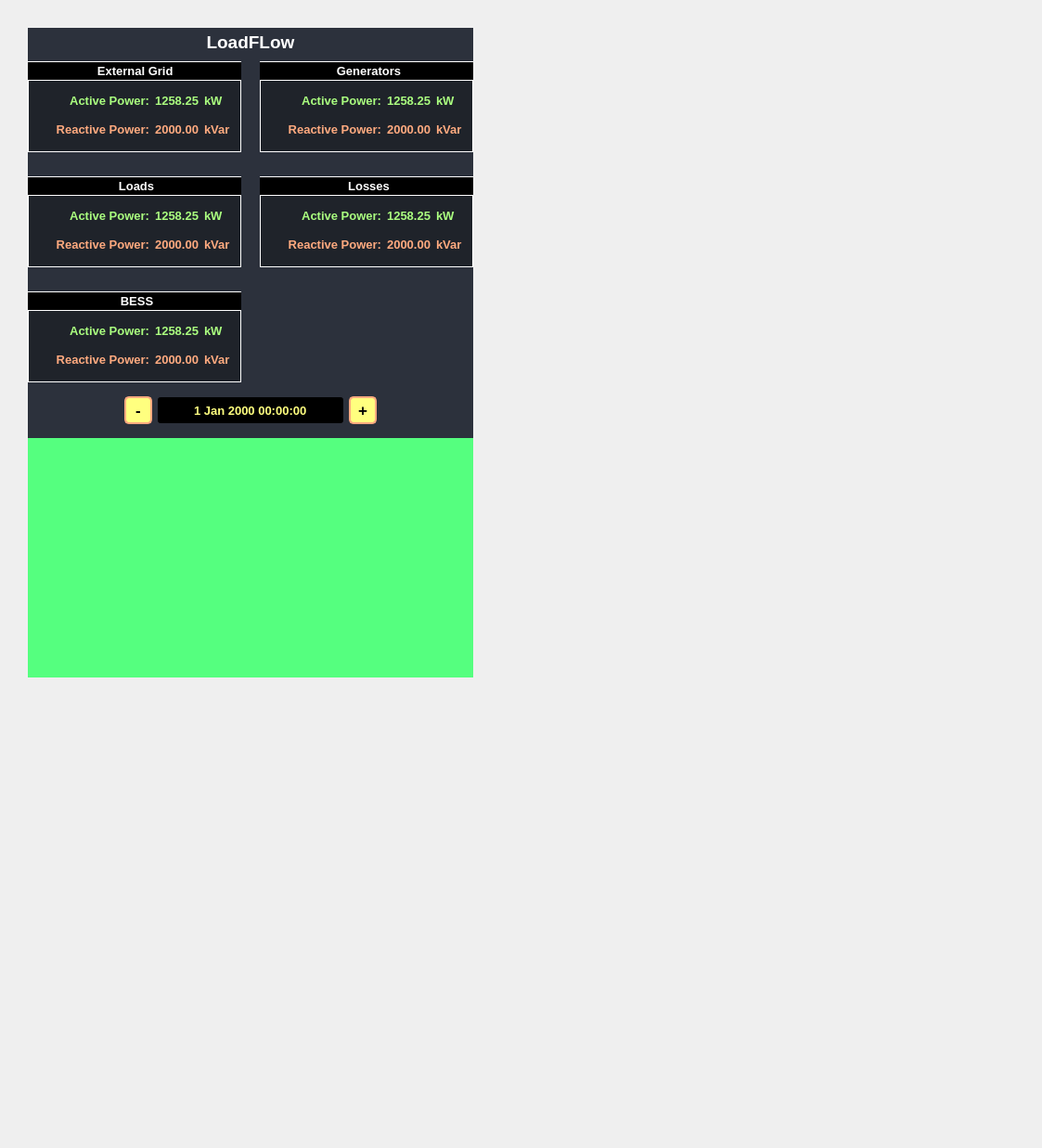
<?xml version="1.0" encoding="UTF-8"?>
<ui version="4.0">
 <class>lfres_mainWGT</class>
 <widget class="QWidget" name="lfres_mainWGT">
  <property name="geometry">
   <rect>
    <x>0</x>
    <y>0</y>
    <width>1123</width>
    <height>1237</height>
   </rect>
  </property>
  <property name="font">
   <font>
    <pointsize>11</pointsize>
    <weight>75</weight>
    <bold>true</bold>
   </font>
  </property>
  <property name="windowTitle">
   <string>Form</string>
  </property>
  <property name="styleSheet">
   <string notr="true"/>
  </property>
  <widget class="QWidget" name="lfres_WGT" native="true">
   <property name="geometry">
    <rect>
     <x>30</x>
     <y>30</y>
     <width>480</width>
     <height>700</height>
    </rect>
   </property>
   <property name="minimumSize">
    <size>
     <width>480</width>
     <height>700</height>
    </size>
   </property>
   <property name="maximumSize">
    <size>
     <width>600</width>
     <height>16777215</height>
    </size>
   </property>
   <property name="styleSheet">
    <string notr="true">#lfres_WGT{
	background-color: #2c313c;
}

#title_LBL{
	color: rgb(255, 255, 255);
}

#overall_GB, #loads_GB{
	background-color: #1f232a;
	color: rgb(255, 255, 255);
}

#extgrid_GB, #loads_GB, #loss_GB, #gen_GB, #bess_GB{	
	color: rgb(255, 255, 255);
	background-color: #1f232a;
 	border: 1px solid  rgb(255, 255, 255);
	padding-top: 15 px
}
#extgrid_GB:title, #loads_GB:title, #loss_GB:title,#gen_GB:title, #bess_GB:title{
	subcontrol-origin:  margin;
    subcontrol-position: top center;
    padding: 2px 1000px;
	background-color: rgb(0,0,0); 
 	border: 1px solid  rgb(255, 255, 255);
}

#p_eg_lbl_LBL, #p_eg_value_LBL, #p_eg_unit_LBL, 
#p_loads_lbl_LBL, #p_loads_value_LBL, #p_loads_unit_LBL, 
#p_gen_lbl_LBL, #p_gen_value_LBL, #p_gen_unit_LBL, 
#p_loss_lbl_LBL, #p_loss_value_LBL, #p_loss_unit_LBL,
#p_bess_lbl_LBL, #p_bess_value_LBL, #p_bess_unit_LBL{
	color: rgb(170, 255, 127);
}

#q_eg_lbl_LBL, #q_eg_value_LBL, #q_eg_unit_LBL, 
#q_loads_lbl_LBL, #q_loads_value_LBL, #q_loads_unit_LBL, 
#q_gen_lbl_LBL, #q_gen_value_LBL, #q_gen_unit_LBL, 
#q_loss_lbl_LBL, #q_loss_value_LBL, #q_loss_unit_LBL, 
#q_bess_lbl_LBL, #q_bess_value_LBL, #q_bess_unit_LBL{
	
	color: rgb(255, 170, 127);
}
</string>
   </property>
   <layout class="QVBoxLayout" name="lfres_VL">
    <item>
     <widget class="QLabel" name="title_LBL">
      <property name="sizePolicy">
       <sizepolicy hsizetype="Preferred" vsizetype="Fixed">
        <horstretch>0</horstretch>
        <verstretch>0</verstretch>
       </sizepolicy>
      </property>
      <property name="minimumSize">
       <size>
        <width>0</width>
        <height>30</height>
       </size>
      </property>
      <property name="font">
       <font>
        <pointsize>14</pointsize>
        <weight>75</weight>
        <bold>true</bold>
       </font>
      </property>
      <property name="text">
       <string>LoadFLow</string>
      </property>
      <property name="alignment">
       <set>Qt::AlignCenter</set>
      </property>
     </widget>
    </item>
    <item>
     <widget class="QWidget" name="lfres_top_WGT" native="true">
      <layout class="QHBoxLayout" name="horizontalLayout" stretch="0,0">
       <property name="spacing">
        <number>20</number>
       </property>
       <property name="leftMargin">
        <number>0</number>
       </property>
       <property name="topMargin">
        <number>0</number>
       </property>
       <property name="rightMargin">
        <number>0</number>
       </property>
       <property name="bottomMargin">
        <number>0</number>
       </property>
       <item>
        <widget class="QWidget" name="sx_WGT" native="true">
         <layout class="QVBoxLayout" name="verticalLayout_2">
          <property name="leftMargin">
           <number>0</number>
          </property>
          <property name="topMargin">
           <number>0</number>
          </property>
          <property name="rightMargin">
           <number>0</number>
          </property>
          <property name="bottomMargin">
           <number>0</number>
          </property>
          <item>
           <widget class="QGroupBox" name="extgrid_GB">
            <property name="font">
             <font>
              <pointsize>10</pointsize>
              <weight>75</weight>
              <bold>true</bold>
             </font>
            </property>
            <property name="title">
             <string>External Grid </string>
            </property>
            <property name="flat">
             <bool>false</bool>
            </property>
            <layout class="QGridLayout" name="gridLayout_6">
             <item row="2" column="2">
              <widget class="QLabel" name="q_eg_value_LBL">
               <property name="minimumSize">
                <size>
                 <width>0</width>
                 <height>25</height>
                </size>
               </property>
               <property name="font">
                <font>
                 <family>MS Shell Dlg 2</family>
                 <pointsize>10</pointsize>
                 <weight>75</weight>
                 <italic>false</italic>
                 <bold>true</bold>
                </font>
               </property>
               <property name="text">
                <string>2000.00</string>
               </property>
               <property name="alignment">
                <set>Qt::AlignRight|Qt::AlignTrailing|Qt::AlignVCenter</set>
               </property>
              </widget>
             </item>
             <item row="2" column="1">
              <widget class="QLabel" name="q_eg_lbl_LBL">
               <property name="sizePolicy">
                <sizepolicy hsizetype="MinimumExpanding" vsizetype="Preferred">
                 <horstretch>0</horstretch>
                 <verstretch>0</verstretch>
                </sizepolicy>
               </property>
               <property name="minimumSize">
                <size>
                 <width>0</width>
                 <height>25</height>
                </size>
               </property>
               <property name="font">
                <font>
                 <family>MS Shell Dlg 2</family>
                 <pointsize>10</pointsize>
                 <weight>75</weight>
                 <italic>false</italic>
                 <bold>true</bold>
                </font>
               </property>
               <property name="text">
                <string>Reactive Power:</string>
               </property>
               <property name="alignment">
                <set>Qt::AlignRight|Qt::AlignTrailing|Qt::AlignVCenter</set>
               </property>
              </widget>
             </item>
             <item row="2" column="3">
              <widget class="QLabel" name="q_eg_unit_LBL">
               <property name="minimumSize">
                <size>
                 <width>0</width>
                 <height>25</height>
                </size>
               </property>
               <property name="font">
                <font>
                 <family>MS Shell Dlg 2</family>
                 <pointsize>10</pointsize>
                 <weight>75</weight>
                 <italic>false</italic>
                 <bold>true</bold>
                </font>
               </property>
               <property name="text">
                <string>kVar</string>
               </property>
               <property name="alignment">
                <set>Qt::AlignLeading|Qt::AlignLeft|Qt::AlignVCenter</set>
               </property>
              </widget>
             </item>
             <item row="1" column="3">
              <widget class="QLabel" name="p_eg_unit_LBL">
               <property name="minimumSize">
                <size>
                 <width>0</width>
                 <height>25</height>
                </size>
               </property>
               <property name="font">
                <font>
                 <family>MS Shell Dlg 2</family>
                 <pointsize>10</pointsize>
                 <weight>75</weight>
                 <italic>false</italic>
                 <bold>true</bold>
                </font>
               </property>
               <property name="text">
                <string>kW</string>
               </property>
               <property name="alignment">
                <set>Qt::AlignLeading|Qt::AlignLeft|Qt::AlignVCenter</set>
               </property>
              </widget>
             </item>
             <item row="1" column="2">
              <widget class="QLabel" name="p_eg_value_LBL">
               <property name="minimumSize">
                <size>
                 <width>0</width>
                 <height>25</height>
                </size>
               </property>
               <property name="font">
                <font>
                 <family>MS Shell Dlg 2</family>
                 <pointsize>10</pointsize>
                 <weight>75</weight>
                 <italic>false</italic>
                 <bold>true</bold>
                </font>
               </property>
               <property name="text">
                <string>1258.25</string>
               </property>
               <property name="alignment">
                <set>Qt::AlignRight|Qt::AlignTrailing|Qt::AlignVCenter</set>
               </property>
              </widget>
             </item>
             <item row="1" column="1">
              <widget class="QLabel" name="p_eg_lbl_LBL">
               <property name="sizePolicy">
                <sizepolicy hsizetype="MinimumExpanding" vsizetype="Preferred">
                 <horstretch>0</horstretch>
                 <verstretch>0</verstretch>
                </sizepolicy>
               </property>
               <property name="minimumSize">
                <size>
                 <width>0</width>
                 <height>25</height>
                </size>
               </property>
               <property name="font">
                <font>
                 <family>MS Shell Dlg 2</family>
                 <pointsize>10</pointsize>
                 <weight>75</weight>
                 <italic>false</italic>
                 <bold>true</bold>
                </font>
               </property>
               <property name="text">
                <string>Active Power:</string>
               </property>
               <property name="alignment">
                <set>Qt::AlignRight|Qt::AlignTrailing|Qt::AlignVCenter</set>
               </property>
              </widget>
             </item>
            </layout>
           </widget>
          </item>
          <item>
           <spacer name="o1_VSp">
            <property name="orientation">
             <enum>Qt::Vertical</enum>
            </property>
            <property name="sizeType">
             <enum>QSizePolicy::Fixed</enum>
            </property>
            <property name="sizeHint" stdset="0">
             <size>
              <width>20</width>
              <height>20</height>
             </size>
            </property>
           </spacer>
          </item>
          <item>
           <widget class="QGroupBox" name="loads_GB">
            <property name="font">
             <font>
              <pointsize>10</pointsize>
              <weight>75</weight>
              <bold>true</bold>
             </font>
            </property>
            <property name="title">
             <string>Loads</string>
            </property>
            <layout class="QGridLayout" name="gridLayout_5">
             <item row="3" column="0">
              <widget class="QLabel" name="p_loads_lbl_LBL">
               <property name="sizePolicy">
                <sizepolicy hsizetype="MinimumExpanding" vsizetype="Preferred">
                 <horstretch>0</horstretch>
                 <verstretch>0</verstretch>
                </sizepolicy>
               </property>
               <property name="minimumSize">
                <size>
                 <width>0</width>
                 <height>25</height>
                </size>
               </property>
               <property name="font">
                <font>
                 <family>MS Shell Dlg 2</family>
                 <pointsize>10</pointsize>
                 <weight>75</weight>
                 <italic>false</italic>
                 <bold>true</bold>
                </font>
               </property>
               <property name="text">
                <string>Active Power:</string>
               </property>
               <property name="alignment">
                <set>Qt::AlignRight|Qt::AlignTrailing|Qt::AlignVCenter</set>
               </property>
              </widget>
             </item>
             <item row="3" column="1">
              <widget class="QLabel" name="p_loads_value_LBL">
               <property name="minimumSize">
                <size>
                 <width>0</width>
                 <height>25</height>
                </size>
               </property>
               <property name="font">
                <font>
                 <family>MS Shell Dlg 2</family>
                 <pointsize>10</pointsize>
                 <weight>75</weight>
                 <italic>false</italic>
                 <bold>true</bold>
                </font>
               </property>
               <property name="text">
                <string>1258.25</string>
               </property>
               <property name="alignment">
                <set>Qt::AlignRight|Qt::AlignTrailing|Qt::AlignVCenter</set>
               </property>
              </widget>
             </item>
             <item row="4" column="0">
              <widget class="QLabel" name="q_loads_lbl_LBL">
               <property name="sizePolicy">
                <sizepolicy hsizetype="MinimumExpanding" vsizetype="Preferred">
                 <horstretch>0</horstretch>
                 <verstretch>0</verstretch>
                </sizepolicy>
               </property>
               <property name="minimumSize">
                <size>
                 <width>0</width>
                 <height>25</height>
                </size>
               </property>
               <property name="font">
                <font>
                 <family>MS Shell Dlg 2</family>
                 <pointsize>10</pointsize>
                 <weight>75</weight>
                 <italic>false</italic>
                 <bold>true</bold>
                </font>
               </property>
               <property name="text">
                <string>Reactive Power:</string>
               </property>
               <property name="alignment">
                <set>Qt::AlignRight|Qt::AlignTrailing|Qt::AlignVCenter</set>
               </property>
              </widget>
             </item>
             <item row="3" column="2">
              <widget class="QLabel" name="p_loads_unit_LBL">
               <property name="minimumSize">
                <size>
                 <width>0</width>
                 <height>25</height>
                </size>
               </property>
               <property name="font">
                <font>
                 <family>MS Shell Dlg 2</family>
                 <pointsize>10</pointsize>
                 <weight>75</weight>
                 <italic>false</italic>
                 <bold>true</bold>
                </font>
               </property>
               <property name="text">
                <string>kW</string>
               </property>
               <property name="alignment">
                <set>Qt::AlignLeading|Qt::AlignLeft|Qt::AlignVCenter</set>
               </property>
              </widget>
             </item>
             <item row="4" column="2">
              <widget class="QLabel" name="q_loads_unit_LBL">
               <property name="minimumSize">
                <size>
                 <width>0</width>
                 <height>25</height>
                </size>
               </property>
               <property name="font">
                <font>
                 <family>MS Shell Dlg 2</family>
                 <pointsize>10</pointsize>
                 <weight>75</weight>
                 <italic>false</italic>
                 <bold>true</bold>
                </font>
               </property>
               <property name="text">
                <string>kVar</string>
               </property>
               <property name="alignment">
                <set>Qt::AlignLeading|Qt::AlignLeft|Qt::AlignVCenter</set>
               </property>
              </widget>
             </item>
             <item row="4" column="1">
              <widget class="QLabel" name="q_loads_value_LBL">
               <property name="minimumSize">
                <size>
                 <width>0</width>
                 <height>25</height>
                </size>
               </property>
               <property name="font">
                <font>
                 <family>MS Shell Dlg 2</family>
                 <pointsize>10</pointsize>
                 <weight>75</weight>
                 <italic>false</italic>
                 <bold>true</bold>
                </font>
               </property>
               <property name="text">
                <string>2000.00</string>
               </property>
               <property name="alignment">
                <set>Qt::AlignRight|Qt::AlignTrailing|Qt::AlignVCenter</set>
               </property>
              </widget>
             </item>
            </layout>
           </widget>
          </item>
          <item>
           <spacer name="o3_VSp">
            <property name="orientation">
             <enum>Qt::Vertical</enum>
            </property>
            <property name="sizeType">
             <enum>QSizePolicy::Fixed</enum>
            </property>
            <property name="sizeHint" stdset="0">
             <size>
              <width>20</width>
              <height>20</height>
             </size>
            </property>
           </spacer>
          </item>
          <item>
           <widget class="QGroupBox" name="bess_GB">
            <property name="font">
             <font>
              <pointsize>10</pointsize>
              <weight>75</weight>
              <bold>true</bold>
             </font>
            </property>
            <property name="title">
             <string>BESS</string>
            </property>
            <layout class="QGridLayout" name="gridLayout_7">
             <item row="3" column="0">
              <widget class="QLabel" name="p_bess_lbl_LBL">
               <property name="sizePolicy">
                <sizepolicy hsizetype="MinimumExpanding" vsizetype="Preferred">
                 <horstretch>0</horstretch>
                 <verstretch>0</verstretch>
                </sizepolicy>
               </property>
               <property name="minimumSize">
                <size>
                 <width>0</width>
                 <height>25</height>
                </size>
               </property>
               <property name="font">
                <font>
                 <family>MS Shell Dlg 2</family>
                 <pointsize>10</pointsize>
                 <weight>75</weight>
                 <italic>false</italic>
                 <bold>true</bold>
                </font>
               </property>
               <property name="text">
                <string>Active Power:</string>
               </property>
               <property name="alignment">
                <set>Qt::AlignRight|Qt::AlignTrailing|Qt::AlignVCenter</set>
               </property>
              </widget>
             </item>
             <item row="3" column="1">
              <widget class="QLabel" name="p_bess_value_LBL">
               <property name="minimumSize">
                <size>
                 <width>0</width>
                 <height>25</height>
                </size>
               </property>
               <property name="font">
                <font>
                 <family>MS Shell Dlg 2</family>
                 <pointsize>10</pointsize>
                 <weight>75</weight>
                 <italic>false</italic>
                 <bold>true</bold>
                </font>
               </property>
               <property name="text">
                <string>1258.25</string>
               </property>
               <property name="alignment">
                <set>Qt::AlignRight|Qt::AlignTrailing|Qt::AlignVCenter</set>
               </property>
              </widget>
             </item>
             <item row="4" column="0">
              <widget class="QLabel" name="q_bess_lbl_LBL">
               <property name="sizePolicy">
                <sizepolicy hsizetype="MinimumExpanding" vsizetype="Preferred">
                 <horstretch>0</horstretch>
                 <verstretch>0</verstretch>
                </sizepolicy>
               </property>
               <property name="minimumSize">
                <size>
                 <width>0</width>
                 <height>25</height>
                </size>
               </property>
               <property name="font">
                <font>
                 <family>MS Shell Dlg 2</family>
                 <pointsize>10</pointsize>
                 <weight>75</weight>
                 <italic>false</italic>
                 <bold>true</bold>
                </font>
               </property>
               <property name="text">
                <string>Reactive Power:</string>
               </property>
               <property name="alignment">
                <set>Qt::AlignRight|Qt::AlignTrailing|Qt::AlignVCenter</set>
               </property>
              </widget>
             </item>
             <item row="3" column="2">
              <widget class="QLabel" name="p_bess_unit_LBL">
               <property name="minimumSize">
                <size>
                 <width>0</width>
                 <height>25</height>
                </size>
               </property>
               <property name="font">
                <font>
                 <family>MS Shell Dlg 2</family>
                 <pointsize>10</pointsize>
                 <weight>75</weight>
                 <italic>false</italic>
                 <bold>true</bold>
                </font>
               </property>
               <property name="text">
                <string>kW</string>
               </property>
               <property name="alignment">
                <set>Qt::AlignLeading|Qt::AlignLeft|Qt::AlignVCenter</set>
               </property>
              </widget>
             </item>
             <item row="4" column="2">
              <widget class="QLabel" name="q_bess_unit_LBL">
               <property name="minimumSize">
                <size>
                 <width>0</width>
                 <height>25</height>
                </size>
               </property>
               <property name="font">
                <font>
                 <family>MS Shell Dlg 2</family>
                 <pointsize>10</pointsize>
                 <weight>75</weight>
                 <italic>false</italic>
                 <bold>true</bold>
                </font>
               </property>
               <property name="text">
                <string>kVar</string>
               </property>
               <property name="alignment">
                <set>Qt::AlignLeading|Qt::AlignLeft|Qt::AlignVCenter</set>
               </property>
              </widget>
             </item>
             <item row="4" column="1">
              <widget class="QLabel" name="q_bess_value_LBL">
               <property name="minimumSize">
                <size>
                 <width>0</width>
                 <height>25</height>
                </size>
               </property>
               <property name="font">
                <font>
                 <family>MS Shell Dlg 2</family>
                 <pointsize>10</pointsize>
                 <weight>75</weight>
                 <italic>false</italic>
                 <bold>true</bold>
                </font>
               </property>
               <property name="text">
                <string>2000.00</string>
               </property>
               <property name="alignment">
                <set>Qt::AlignRight|Qt::AlignTrailing|Qt::AlignVCenter</set>
               </property>
              </widget>
             </item>
            </layout>
           </widget>
          </item>
         </layout>
        </widget>
       </item>
       <item alignment="Qt::AlignTop">
        <widget class="QWidget" name="dx_WGT" native="true">
         <layout class="QVBoxLayout" name="verticalLayout_4">
          <property name="leftMargin">
           <number>0</number>
          </property>
          <property name="topMargin">
           <number>0</number>
          </property>
          <property name="rightMargin">
           <number>0</number>
          </property>
          <property name="bottomMargin">
           <number>0</number>
          </property>
          <item>
           <widget class="QGroupBox" name="gen_GB">
            <property name="font">
             <font>
              <pointsize>10</pointsize>
              <weight>75</weight>
              <bold>true</bold>
             </font>
            </property>
            <property name="title">
             <string>Generators</string>
            </property>
            <property name="flat">
             <bool>false</bool>
            </property>
            <layout class="QGridLayout" name="gridLayout_4">
             <item row="2" column="0">
              <widget class="QLabel" name="p_gen_lbl_LBL">
               <property name="sizePolicy">
                <sizepolicy hsizetype="MinimumExpanding" vsizetype="Preferred">
                 <horstretch>0</horstretch>
                 <verstretch>0</verstretch>
                </sizepolicy>
               </property>
               <property name="minimumSize">
                <size>
                 <width>0</width>
                 <height>25</height>
                </size>
               </property>
               <property name="font">
                <font>
                 <family>MS Shell Dlg 2</family>
                 <pointsize>10</pointsize>
                 <weight>75</weight>
                 <italic>false</italic>
                 <bold>true</bold>
                </font>
               </property>
               <property name="text">
                <string>Active Power:</string>
               </property>
               <property name="alignment">
                <set>Qt::AlignRight|Qt::AlignTrailing|Qt::AlignVCenter</set>
               </property>
              </widget>
             </item>
             <item row="3" column="2">
              <widget class="QLabel" name="q_gen_unit_LBL">
               <property name="minimumSize">
                <size>
                 <width>0</width>
                 <height>25</height>
                </size>
               </property>
               <property name="font">
                <font>
                 <family>MS Shell Dlg 2</family>
                 <pointsize>10</pointsize>
                 <weight>75</weight>
                 <italic>false</italic>
                 <bold>true</bold>
                </font>
               </property>
               <property name="text">
                <string>kVar</string>
               </property>
               <property name="alignment">
                <set>Qt::AlignLeading|Qt::AlignLeft|Qt::AlignVCenter</set>
               </property>
              </widget>
             </item>
             <item row="3" column="0">
              <widget class="QLabel" name="q_gen_lbl_LBL">
               <property name="sizePolicy">
                <sizepolicy hsizetype="MinimumExpanding" vsizetype="Preferred">
                 <horstretch>0</horstretch>
                 <verstretch>0</verstretch>
                </sizepolicy>
               </property>
               <property name="minimumSize">
                <size>
                 <width>0</width>
                 <height>25</height>
                </size>
               </property>
               <property name="font">
                <font>
                 <family>MS Shell Dlg 2</family>
                 <pointsize>10</pointsize>
                 <weight>75</weight>
                 <italic>false</italic>
                 <bold>true</bold>
                </font>
               </property>
               <property name="text">
                <string>Reactive Power:</string>
               </property>
               <property name="alignment">
                <set>Qt::AlignRight|Qt::AlignTrailing|Qt::AlignVCenter</set>
               </property>
              </widget>
             </item>
             <item row="3" column="1">
              <widget class="QLabel" name="q_gen_value_LBL">
               <property name="minimumSize">
                <size>
                 <width>0</width>
                 <height>25</height>
                </size>
               </property>
               <property name="font">
                <font>
                 <family>MS Shell Dlg 2</family>
                 <pointsize>10</pointsize>
                 <weight>75</weight>
                 <italic>false</italic>
                 <bold>true</bold>
                </font>
               </property>
               <property name="text">
                <string>2000.00</string>
               </property>
               <property name="alignment">
                <set>Qt::AlignRight|Qt::AlignTrailing|Qt::AlignVCenter</set>
               </property>
              </widget>
             </item>
             <item row="2" column="1">
              <widget class="QLabel" name="p_gen_value_LBL">
               <property name="minimumSize">
                <size>
                 <width>0</width>
                 <height>25</height>
                </size>
               </property>
               <property name="font">
                <font>
                 <family>MS Shell Dlg 2</family>
                 <pointsize>10</pointsize>
                 <weight>75</weight>
                 <italic>false</italic>
                 <bold>true</bold>
                </font>
               </property>
               <property name="text">
                <string>1258.25</string>
               </property>
               <property name="alignment">
                <set>Qt::AlignRight|Qt::AlignTrailing|Qt::AlignVCenter</set>
               </property>
              </widget>
             </item>
             <item row="2" column="2">
              <widget class="QLabel" name="p_gen_unit_LBL">
               <property name="minimumSize">
                <size>
                 <width>0</width>
                 <height>25</height>
                </size>
               </property>
               <property name="font">
                <font>
                 <family>MS Shell Dlg 2</family>
                 <pointsize>10</pointsize>
                 <weight>75</weight>
                 <italic>false</italic>
                 <bold>true</bold>
                </font>
               </property>
               <property name="text">
                <string>kW</string>
               </property>
               <property name="alignment">
                <set>Qt::AlignLeading|Qt::AlignLeft|Qt::AlignVCenter</set>
               </property>
              </widget>
             </item>
            </layout>
           </widget>
          </item>
          <item>
           <spacer name="o2_VSp">
            <property name="orientation">
             <enum>Qt::Vertical</enum>
            </property>
            <property name="sizeType">
             <enum>QSizePolicy::Fixed</enum>
            </property>
            <property name="sizeHint" stdset="0">
             <size>
              <width>20</width>
              <height>20</height>
             </size>
            </property>
           </spacer>
          </item>
          <item>
           <widget class="QGroupBox" name="loss_GB">
            <property name="font">
             <font>
              <pointsize>10</pointsize>
              <weight>75</weight>
              <bold>true</bold>
             </font>
            </property>
            <property name="title">
             <string>Losses</string>
            </property>
            <layout class="QGridLayout" name="gridLayout">
             <item row="0" column="0">
              <widget class="QLabel" name="p_loss_lbl_LBL">
               <property name="sizePolicy">
                <sizepolicy hsizetype="MinimumExpanding" vsizetype="Preferred">
                 <horstretch>0</horstretch>
                 <verstretch>0</verstretch>
                </sizepolicy>
               </property>
               <property name="minimumSize">
                <size>
                 <width>0</width>
                 <height>25</height>
                </size>
               </property>
               <property name="font">
                <font>
                 <family>MS Shell Dlg 2</family>
                 <pointsize>10</pointsize>
                 <weight>75</weight>
                 <italic>false</italic>
                 <bold>true</bold>
                </font>
               </property>
               <property name="text">
                <string>Active Power:</string>
               </property>
               <property name="alignment">
                <set>Qt::AlignRight|Qt::AlignTrailing|Qt::AlignVCenter</set>
               </property>
              </widget>
             </item>
             <item row="0" column="1">
              <widget class="QLabel" name="p_loss_value_LBL">
               <property name="minimumSize">
                <size>
                 <width>0</width>
                 <height>25</height>
                </size>
               </property>
               <property name="font">
                <font>
                 <family>MS Shell Dlg 2</family>
                 <pointsize>10</pointsize>
                 <weight>75</weight>
                 <italic>false</italic>
                 <bold>true</bold>
                </font>
               </property>
               <property name="text">
                <string>1258.25</string>
               </property>
               <property name="alignment">
                <set>Qt::AlignRight|Qt::AlignTrailing|Qt::AlignVCenter</set>
               </property>
              </widget>
             </item>
             <item row="0" column="2">
              <widget class="QLabel" name="p_loss_unit_LBL">
               <property name="minimumSize">
                <size>
                 <width>0</width>
                 <height>25</height>
                </size>
               </property>
               <property name="font">
                <font>
                 <family>MS Shell Dlg 2</family>
                 <pointsize>10</pointsize>
                 <weight>75</weight>
                 <italic>false</italic>
                 <bold>true</bold>
                </font>
               </property>
               <property name="text">
                <string>kW</string>
               </property>
               <property name="alignment">
                <set>Qt::AlignLeading|Qt::AlignLeft|Qt::AlignVCenter</set>
               </property>
              </widget>
             </item>
             <item row="1" column="0">
              <widget class="QLabel" name="q_loss_lbl_LBL">
               <property name="sizePolicy">
                <sizepolicy hsizetype="MinimumExpanding" vsizetype="Preferred">
                 <horstretch>0</horstretch>
                 <verstretch>0</verstretch>
                </sizepolicy>
               </property>
               <property name="minimumSize">
                <size>
                 <width>0</width>
                 <height>25</height>
                </size>
               </property>
               <property name="font">
                <font>
                 <family>MS Shell Dlg 2</family>
                 <pointsize>10</pointsize>
                 <weight>75</weight>
                 <italic>false</italic>
                 <bold>true</bold>
                </font>
               </property>
               <property name="text">
                <string>Reactive Power:</string>
               </property>
               <property name="alignment">
                <set>Qt::AlignRight|Qt::AlignTrailing|Qt::AlignVCenter</set>
               </property>
              </widget>
             </item>
             <item row="1" column="1">
              <widget class="QLabel" name="q_loss_value_LBL">
               <property name="minimumSize">
                <size>
                 <width>0</width>
                 <height>25</height>
                </size>
               </property>
               <property name="font">
                <font>
                 <family>MS Shell Dlg 2</family>
                 <pointsize>10</pointsize>
                 <weight>75</weight>
                 <italic>false</italic>
                 <bold>true</bold>
                </font>
               </property>
               <property name="text">
                <string>2000.00</string>
               </property>
               <property name="alignment">
                <set>Qt::AlignRight|Qt::AlignTrailing|Qt::AlignVCenter</set>
               </property>
              </widget>
             </item>
             <item row="1" column="2">
              <widget class="QLabel" name="q_loss_unit_LBL">
               <property name="minimumSize">
                <size>
                 <width>0</width>
                 <height>25</height>
                </size>
               </property>
               <property name="font">
                <font>
                 <family>MS Shell Dlg 2</family>
                 <pointsize>10</pointsize>
                 <weight>75</weight>
                 <italic>false</italic>
                 <bold>true</bold>
                </font>
               </property>
               <property name="text">
                <string>kVar</string>
               </property>
               <property name="alignment">
                <set>Qt::AlignLeading|Qt::AlignLeft|Qt::AlignVCenter</set>
               </property>
              </widget>
             </item>
            </layout>
           </widget>
          </item>
         </layout>
        </widget>
       </item>
      </layout>
     </widget>
    </item>
    <item>
     <widget class="QWidget" name="lfres_center_WGT" native="true">
      <property name="minimumSize">
       <size>
        <width>0</width>
        <height>20</height>
       </size>
      </property>
      <property name="maximumSize">
       <size>
        <width>16777215</width>
        <height>300</height>
       </size>
      </property>
      <property name="styleSheet">
       <string notr="true">*{
}



QPushButton{
	border: solid;
	border-width: 2px;
	border-radius: 5px;
	border-color:rgb(255, 170, 127);
	color: rgb(0, 0, 0);
	background-color: rgb(255, 255, 127);
}

QPushButton:pressed{
	background-color:rgb(255, 170, 127);
}
</string>
      </property>
      <layout class="QHBoxLayout" name="lfres_center_Wgt_HL">
       <item>
        <spacer name="horizontalSpacer">
         <property name="orientation">
          <enum>Qt::Horizontal</enum>
         </property>
         <property name="sizeHint" stdset="0">
          <size>
           <width>77</width>
           <height>20</height>
          </size>
         </property>
        </spacer>
       </item>
       <item>
        <widget class="QPushButton" name="pushButton">
         <property name="minimumSize">
          <size>
           <width>30</width>
           <height>30</height>
          </size>
         </property>
         <property name="font">
          <font>
           <pointsize>13</pointsize>
           <weight>75</weight>
           <bold>true</bold>
          </font>
         </property>
         <property name="styleSheet">
          <string notr="true"/>
         </property>
         <property name="text">
          <string>-</string>
         </property>
        </widget>
       </item>
       <item>
        <widget class="QDateTimeEdit" name="lfresDte">
         <property name="minimumSize">
          <size>
           <width>200</width>
           <height>30</height>
          </size>
         </property>
         <property name="font">
          <font>
           <pointsize>10</pointsize>
           <weight>75</weight>
           <bold>true</bold>
          </font>
         </property>
         <property name="styleSheet">
          <string notr="true">background-color: rgb(0, 0, 0);
color: rgb(255, 255, 127);</string>
         </property>
         <property name="alignment">
          <set>Qt::AlignCenter</set>
         </property>
         <property name="buttonSymbols">
          <enum>QAbstractSpinBox::NoButtons</enum>
         </property>
        </widget>
       </item>
       <item>
        <widget class="QPushButton" name="pushButton_2">
         <property name="minimumSize">
          <size>
           <width>30</width>
           <height>30</height>
          </size>
         </property>
         <property name="font">
          <font>
           <pointsize>13</pointsize>
           <weight>75</weight>
           <bold>true</bold>
          </font>
         </property>
         <property name="styleSheet">
          <string notr="true"/>
         </property>
         <property name="text">
          <string>+</string>
         </property>
        </widget>
       </item>
       <item>
        <spacer name="horizontalSpacer_2">
         <property name="orientation">
          <enum>Qt::Horizontal</enum>
         </property>
         <property name="sizeHint" stdset="0">
          <size>
           <width>77</width>
           <height>20</height>
          </size>
         </property>
        </spacer>
       </item>
      </layout>
     </widget>
    </item>
    <item>
     <widget class="QWidget" name="lfres_bottom_WGT" native="true">
      <property name="sizePolicy">
       <sizepolicy hsizetype="Preferred" vsizetype="Expanding">
        <horstretch>0</horstretch>
        <verstretch>0</verstretch>
       </sizepolicy>
      </property>
      <property name="minimumSize">
       <size>
        <width>300</width>
        <height>200</height>
       </size>
      </property>
      <property name="maximumSize">
       <size>
        <width>600</width>
        <height>600</height>
       </size>
      </property>
      <property name="styleSheet">
       <string notr="true">background-color: rgb(85, 255, 127);</string>
      </property>
      <layout class="QVBoxLayout" name="image_VL"/>
     </widget>
    </item>
   </layout>
  </widget>
 </widget>
 <resources/>
 <connections/>
</ui>
